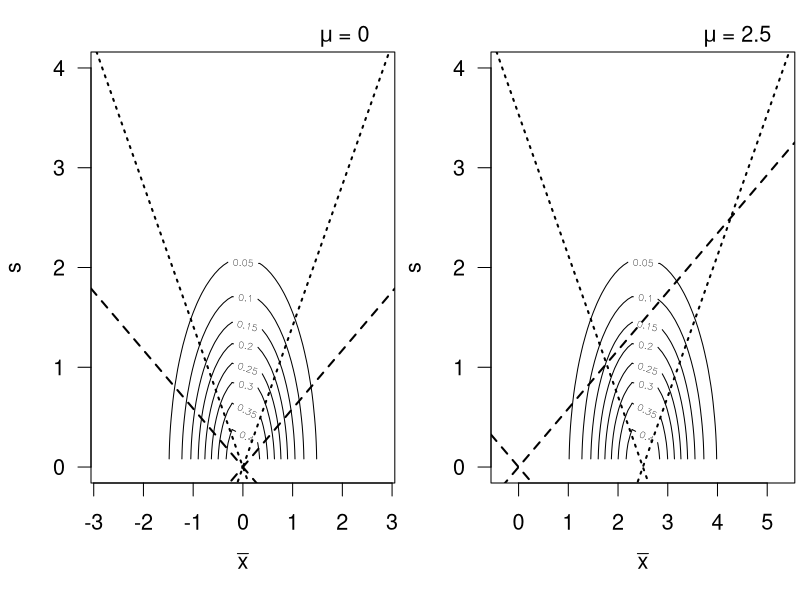

This figure's R source:
par(mfrow=c(1,2),cex=1.3,mgp=c(2.5,1,0),mar=c(4.5,3.5,2,.2),las=1)


dbivar = function(xbar,s,mu,sigma=1,N=2){
  exp(dnorm(xbar,mu,sigma/sqrt(N), log=TRUE) + log(2) + log(s) + dchisq((N-1)*s^2/sigma^2,N-1,log=TRUE)/(sigma^2/(N-1)))
}

M = 10000
sigma = 1

mu = 0
critp = .25
critt = qt(critp/2,1)

y = rnorm(M*2,mu,sigma)
dim(y) = c(M,2)

ybar = (y[,1] + y[,2])/2
s = abs(y[,1] - y[,2])/sqrt(2)
tval = ybar/s*sqrt(2)
pvalGtCrit = (tval>critt & tval< -critt)
contains = apply(y,1,function(v) min(v)<mu & max(v)>mu)

mean(pvalGtCrit)

counts = table(pvalGtCrit,contains)
counts / rowSums(counts)

myCols = apply(col2rgb(1:4,.1),2,function(v) rgb(v[1],v[2],v[3],.1*255,max=255))

xxbar = seq(mu-3*sigma/sqrt(2),mu+3*sigma/sqrt(2),len=50)
ss = seq(0,4,len=50)

zz = outer(xxbar,ss,dbivar,mu=mu,sigma=sigma,N=2)

contour(xxbar,ss,zz,xlim=mu+4*c(-1,1)*sigma/sqrt(2),ylim=c(0,4),xlab=expression(bar(x)),ylab="s")

#plot(ybar,s,bg=myCols[1+pvalGtCrit + 2*contains],pch=21,col=NULL,
#     xlim=mu+4*c(-1,1)*sigma/sqrt(2),ylim=c(0,4),xlab=expression(bar(x)))
abline(0,-sqrt(2)/critt,lwd=2,lty=2)
abline(0,sqrt(2)/critt,lwd=2,lty=2)
abline(-mu*sqrt(2),sqrt(2),lwd=2,lty=3)
abline(mu*sqrt(2),-sqrt(2),lwd=2,lty=3)

mtext(expression(paste(mu," = 0")),3,adj=.9,cex=1.3)




mu = 2.5

y = rnorm(M*2,mu,sigma)
dim(y) = c(M,2)

ybar = (y[,1] + y[,2])/2
s = abs(y[,1] - y[,2])/sqrt(2)
tval = ybar/s*sqrt(2)
pvalGtCrit = (tval>critt & tval< -critt)
contains = apply(y,1,function(v) min(v)<mu & max(v)>mu)

mean(pvalGtCrit)

counts = table(pvalGtCrit,contains)
counts / rowSums(counts)

myCols = apply(col2rgb(1:4,.1),2,function(v) rgb(v[1],v[2],v[3],.1*255,max=255))

xxbar = seq(mu-3*sigma/sqrt(2),mu+3*sigma/sqrt(2),len=50)
ss = seq(0,4,len=50)

zz = outer(xxbar,ss,dbivar,mu=mu,sigma=sigma,N=2)

contour(xxbar,ss,zz,xlim=mu+4*c(-1,1)*sigma/sqrt(2),ylim=c(0,4),xlab=expression(bar(x)),ylab="s")

#plot(ybar,s,bg=myCols[1+pvalGtCrit + 2*contains],pch=21,col=NULL,
#     xlim=mu+4*c(-1,1)*sigma/sqrt(2),ylim=c(0,4),xlab=expression(bar(x)))
abline(0,-sqrt(2)/critt,lwd=2,lty=2)
abline(0,sqrt(2)/critt,lwd=2,lty=2)
abline(-mu*sqrt(2),sqrt(2),lwd=2,lty=3)
abline(mu*sqrt(2),-sqrt(2),lwd=2,lty=3)

mtext(expression(paste(mu," = 2.5")),3,adj=.9,cex=1.3)
